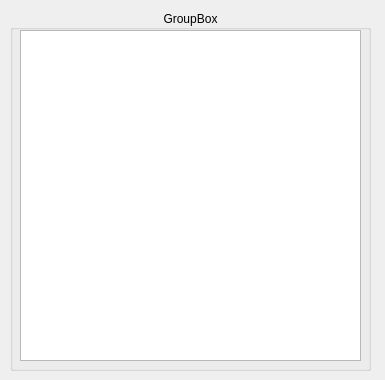
<?xml version="1.0" encoding="UTF-8"?>
<ui version="4.0">
 <class>SubChild</class>
 <widget class="QWidget" name="SubChild">
  <property name="geometry">
   <rect>
    <x>0</x>
    <y>0</y>
    <width>385</width>
    <height>380</height>
   </rect>
  </property>
  <property name="minimumSize">
   <size>
    <width>80</width>
    <height>80</height>
   </size>
  </property>
  <property name="baseSize">
   <size>
    <width>400</width>
    <height>400</height>
   </size>
  </property>
  <property name="focusPolicy">
   <enum>Qt::StrongFocus</enum>
  </property>
  <property name="windowTitle">
   <string>SubChild</string>
  </property>
  <property name="locale">
   <locale language="English" country="UnitedStates"/>
  </property>
  <widget class="QGroupBox" name="groupBox">
   <property name="geometry">
    <rect>
     <x>10</x>
     <y>10</y>
     <width>361</width>
     <height>361</height>
    </rect>
   </property>
   <property name="title">
    <string>GroupBox</string>
   </property>
   <property name="alignment">
    <set>Qt::AlignCenter</set>
   </property>
   <property name="flat">
    <bool>false</bool>
   </property>
   <property name="checkable">
    <bool>false</bool>
   </property>
   <property name="checked">
    <bool>false</bool>
   </property>
   <widget class="QGraphicsView" name="graphicsView">
    <property name="geometry">
     <rect>
      <x>10</x>
      <y>20</y>
      <width>341</width>
      <height>331</height>
     </rect>
    </property>
    <property name="focusPolicy">
     <enum>Qt::NoFocus</enum>
    </property>
    <property name="alignment">
     <set>Qt::AlignHCenter|Qt::AlignTop</set>
    </property>
    <property name="renderHints">
     <set>QPainter::HighQualityAntialiasing</set>
    </property>
    <property name="dragMode">
     <enum>QGraphicsView::RubberBandDrag</enum>
    </property>
    <property name="transformationAnchor">
     <enum>QGraphicsView::NoAnchor</enum>
    </property>
    <property name="viewportUpdateMode">
     <enum>QGraphicsView::SmartViewportUpdate</enum>
    </property>
    <property name="rubberBandSelectionMode">
     <enum>Qt::IntersectsItemShape</enum>
    </property>
    <property name="optimizationFlags">
     <set>QGraphicsView::DontAdjustForAntialiasing</set>
    </property>
   </widget>
  </widget>
 </widget>
 <resources/>
 <connections/>
</ui>
